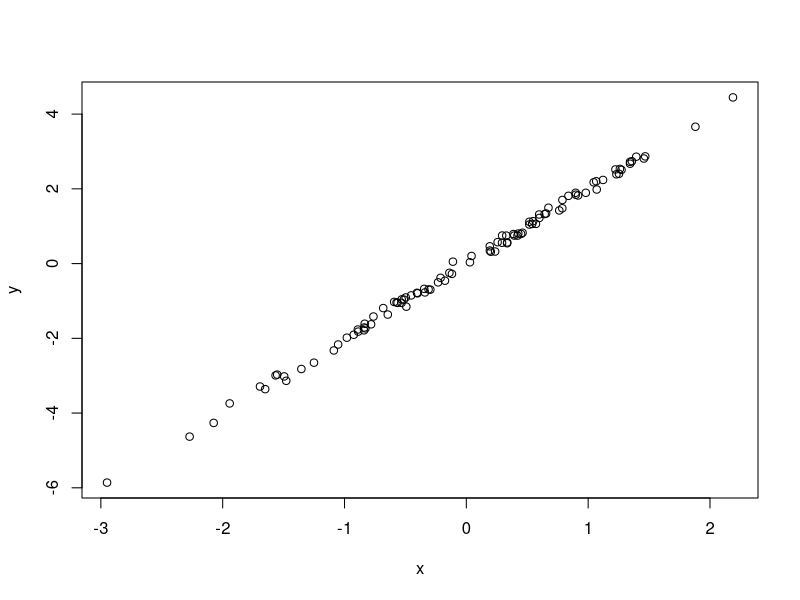

Write the R code that produced this figure.
# Simulate and plot data.
# Kathryn Busby
# mkbusby@email.arizona.edu
# 2021-03-23

# Simulate data from normal distribution

x <- rnorm(n=100)
y <- 2 * x + rnorm(n = 100, sd = 0.1)

# Plot simulated data

plot(x=x, y=y)
